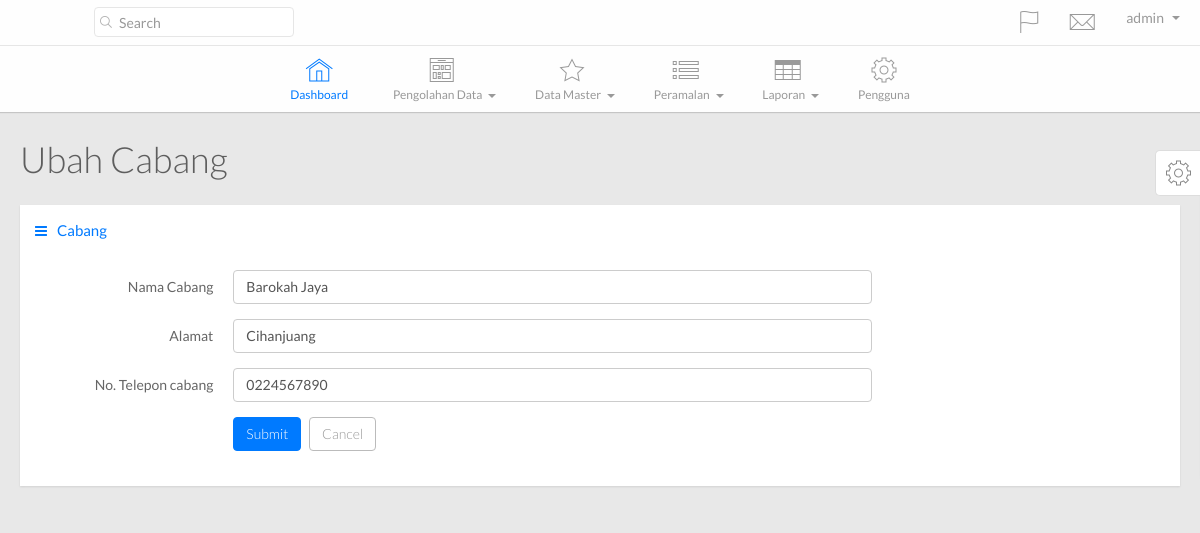
Before: /main.php?hal=ubah_cabang&kode=CAB001 (signed in) with the older database file.
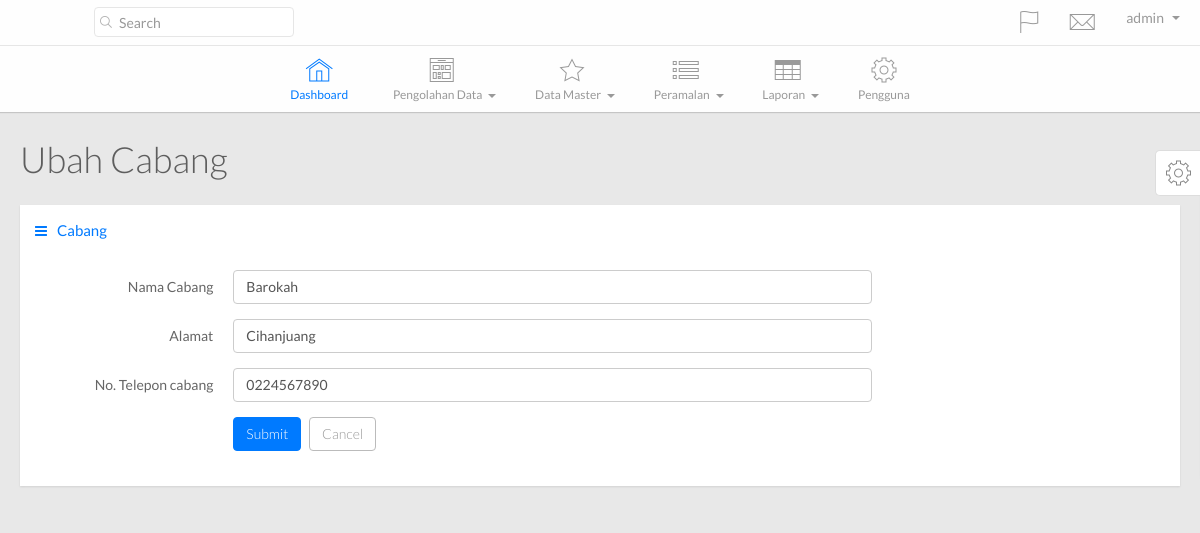
After: the same page with the newer database file.
### tables this page shows
CREATE TABLE IF NOT EXISTS `tb_cabang` (
  `kode_cabang` varchar(30) NOT NULL,
  `nama_cabang` varchar(75) NOT NULL,
  `alamat_cabang` varchar(200) NOT NULL,
  `telepon_cabang` varchar(20) NOT NULL,
  `kode_admin` varchar(35) NOT NULL,
  PRIMARY KEY (`kode_cabang`),
  KEY `kode_admin` (`kode_admin`)
);

### config/SimplePDO.php (called while the page is built, shortened)
<?php
class SimplePDO {
    private $pdo = null;
    static $inst = null;
    static $settings = array(
        'host' => '',
        'user' => '',
        'password' => '',
        'database' => '',
        'results' => 'object',
        'charset' => 'utf8'
    );
    public function __construct()
    {
        $fetch_mode = ( self::$settings["results"] == 'object' ) ? PDO::FETCH_OBJ : PDO::FETCH_ASSOC;
        $options = array(
            PDO::ATTR_DEFAULT_FETCH_MODE => $fetch_mode,
            PDO::ATTR_ERRMODE => PDO::ERRMODE_EXCEPTION,
            PDO::MYSQL_ATTR_INIT_COMMAND => "SET NAMES ".self::$settings["charset"],
            PDO::ATTR_EMULATE_PREPARES => false
        );
        $dsn = 'mysql:dbname='.self::$settings["database"].';host='.self::$settings["host"].';charset='.self::$settings["charset"];
        try {
            $this->pdo = new PDO( $dsn, self::$settings["user"], self::$settings["password"], $options );
        } catch( PDOException $e ) {
            trigger_error( $e->getMessage() );
        }
    }
    public function query( $query, $bindings = array(), $internal_call = false )
    {
        try {
            $this->c_query = $this->pdo->prepare( $query );
            if( empty( $bindings ) )
            {
                $this->c_query->execute();
            }
            else
            {
                $this->c_query->execute( (array)$bindings );
            }
            if( $internal_call === true )
            {
                return $this->c_query;
            }
            elseif( $this->c_query && $this->lastid() )
            {
                return $this->lastid();
            }
            else
            {
                return false;
            }
        } catch( PDOException $e ) {
            trigger_error( $e->getMessage() );
        }
    }
    public function get_row( $query, $bindings = array() )
    {
        $this->c_query = $this->query( $query, $bindings, true );
        if( $this->c_query )
        {
            return $this->c_query->fetch();
        }
        else
        {
            return false;
        }
    }
    static function getInstance()
    {
        if( self::$inst == null )
        {
            self::$inst = new SimplePDO();
        }
        return self::$inst;
    }
    static function set_options( $array = array() )
    {
        if( !empty( $array ) )
        {
            foreach( $array as $k => $v )
            {
                if( isset( self::$settings[$k] ) )
                {
                    self::$settings[$k] = $v;
                }
            }
        }
    }
}

### template/ubah_cabang.php (the view, shortened to what this page needs)
<?php $database = SimplePDO::getInstance();
    $row2 = $database->get_row("SELECT * FROM tb_cabang WHERE kode_cabang=?",array($_GET['kode']));
?>
<div class="page-title">
  <h1>
    Ubah Cabang
  </h1>
</div>
<div class="row">
  <div class="col-lg-12">
    <div class="widget-container fluid-height clearfix">
      <div class="heading">
        <i class="fa fa-bars"></i>Cabang
      </div>
      <div class="widget-content padded">
        <form action="proses/ubah_cabang.php" class="form-horizontal" method="post">
          <div class="form-group">
            <label class="control-label col-md-2">Nama Cabang</label>
            <div class="col-md-7">
              <input class="form-control" placeholder="nama cabang" type="text" name="nama_cabang" value="<?php echo $row2->nama_cabang;?>"/>
            </div>
          </div>
          <div class="form-group">
            <label class="control-label col-md-2">Alamat</label>
            <div class="col-md-7">
              <input class="form-control" placeholder="alamat" type="text" name="alamat_cabang" value="<?php echo $row2->alamat_cabang;?>" />
            </div>
          </div>
          <div class="form-group">
            <label class="control-label col-md-2">No. Telepon cabang</label>
            <div class="col-md-7">
              <input class="form-control" placeholder="no. telepon cabang" type="text" name="telepon_cabang" value="<?php echo $row2->telepon_cabang;?>" />
            </div>
          </div>
          <div class="form-group">
            <label class="control-label col-md-2"></label>
            <div class="col-md-7">
              <button class="btn btn-primary" type="submit" name="submit">Submit</button>
              <a href="main.php?hal=daftar_cabang" class="btn btn-default-outline">Cancel</a>
            </div>
          </div>
        </form>
      </div>
    </div>
  </div>
</div>

Changed rows visible on the page:
changed tb_cabang "Cihanjuang": nama_cabang "Barokah Jaya" → "Barokah"
